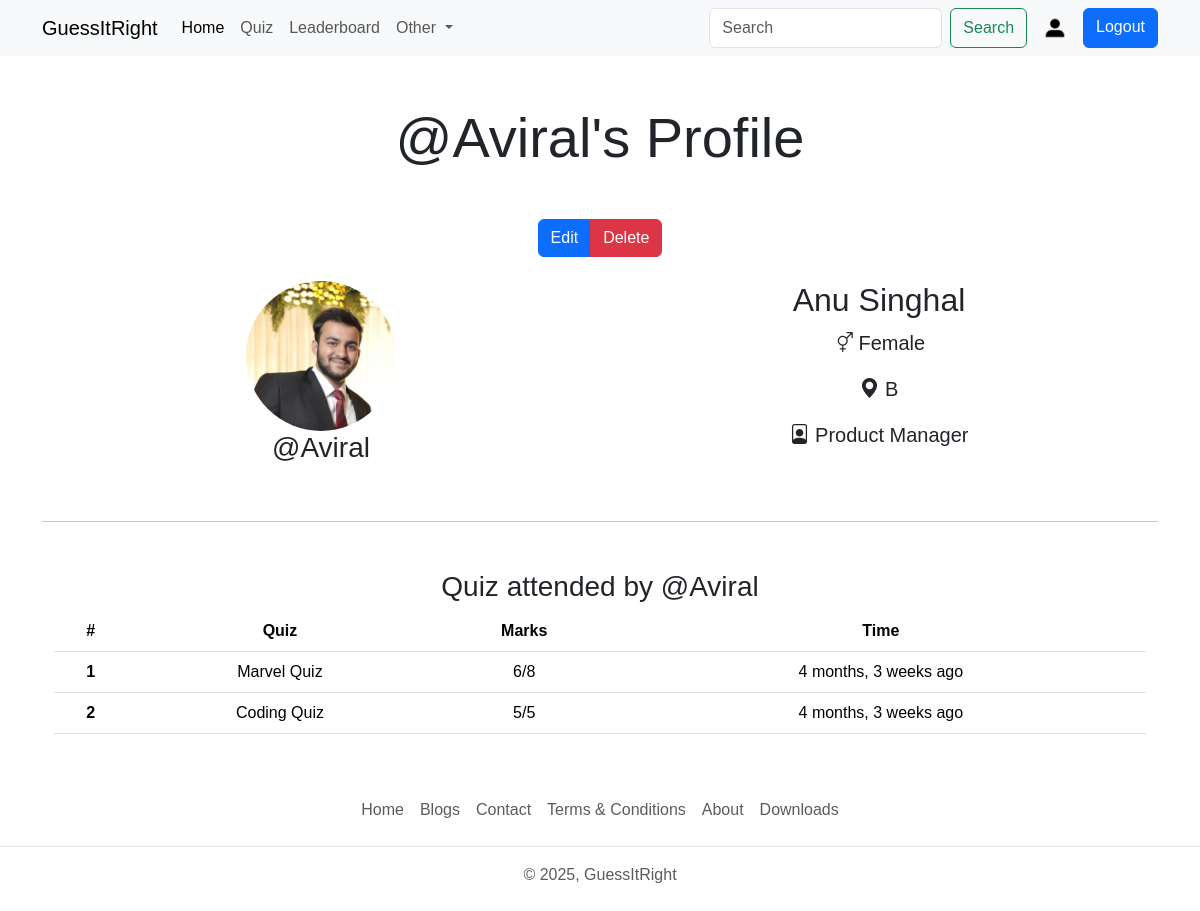
The page /user/profile/Aviral (signed in) on the database its author committed.
### account/models.py (models this page shows, shortened)
class Profile(models.Model):
    user = models.OneToOneField(User, on_delete=models.CASCADE, null=True, verbose_name= 'User Object')
    bio = models.TextField(blank=True, null=True)
    profile_image = models.ImageField(upload_to='profile_images', default='user.png', blank=True, null= True, verbose_name='Profile Picture')
    location = models.CharField(max_length=100, blank=True, null= True, verbose_name= 'Location')
    GENDER = [
        ('male', 'male') ,
        ('Female', 'Female'),
        ('Other', 'Other')
    ]
    gender = models.CharField(max_length=6, choices = GENDER, blank=True, null=True)

### quiz/models.py (models this page shows, shortened)
class QuizSubmission(models.Model) :
      user = models.ForeignKey(User, on_delete=models.CASCADE)
      quiz = models.ForeignKey(Quiz, on_delete=models.CASCADE)
      score = models.IntegerField()
      submitted_at = models.DateTimeField(auto_now_add=True)

class Quiz (models.Model) :
      title = models.CharField(max_length=255)
      description = models.TextField()
      category = models.ForeignKey(Category, on_delete=models.CASCADE)
      quiz_file = models.FileField(upload_to='quiz/')
      created_at = models.DateTimeField(auto_now_add=True)
      updated_at = models.DateTimeField(auto_now=True)
      class Meta :
            verbose_name_plural = 'Quizzes'

class Question(models.Model) :
      quiz = models.ForeignKey(Quiz, on_delete=models.CASCADE)
      text = models.TextField()

### account/views.py (the view)
# urls.py: path('profile/<str:username>', views.profile, name = 'profile') ,
@login_required
def profile(request, username):
    user_object2 = User.objects.get(username=username)
    user_profile2 = Profile.objects.get(user=user_object2)
    user_object = request.user
    user_profile = Profile.objects.get(user=user_object)
    submissions = QuizSubmission.objects.filter(user = user_object2).order_by('-submitted_at')
    context = {"user_profile": user_profile, "user_profile2": user_profile2, "submissions" : submissions}
    return render(request, "profile.html", context)

### templates/profile.html (shortened to what this page needs)
{% extends 'index.html' %}
{% block content %}
    <h1 class="display-4 text-center my-5">@{{user_profile2.user.username}}'s Profile</h1>
    <div class="container text-center">
        {% if request.user.username == user_profile2.user.username %}
        <div class="btn-group" role="group" aria-label="Basic mixed styles example">
            <a href="{% url 'edit_profile' %}" type="button" class="btn btn-primary">Edit</a>
            <a href="{% url 'delete_profile' %}" type="button" class="btn btn-danger">Delete</a>
        </div>
        {% endif %}
        <div class="container text-center my-4">
            <div class="row row-cols-sm-1 row-cols-md-2">
                <div class="col-12">
                    <img src="{{user_profile2.profile_image.url}}" alt="user-profile1" width="150" height="150" class="rounded-circle">
                    <h2 class="fs-3">@{{user_profile2.user.username}}</h2>
                </div>
                <div class="col-12">
                    <h2>{{user_profile2.user.first_name|default:"Full Name N.A."}} {{user_profile2.user.last_name}}</h2>
                    <p class="fs-5"><i class="bi bi-gender-ambiguous"></i> {{user_profile2.gender |default:'Gender N.A.'}}</p>
                    <p class="fs-5"><i class="bi bi-geo-alt-fill"></i> {{user_profile2.location|default:'Location N.A.'}}</p>
                    <p class="fs-5"><i class="bi bi-file-person"></i> {{user_profile2.bio|default:'No Bio Entered'}}</p>
                </div>
            </div>
        </div>
        <hr class="my-5">
        <div class="container">
            <div class="row row-cols-sm-1 row-cols-md-1 row-cols-lg-1 ">
                <div class="col-12">
                    <h3>Quiz attended by @{{user_profile2.user.username}}</h3>
                    <table class="table">
                        <thead>
                            <tr>
                                <th scope="col">#</th>
                                <th scope="col">Quiz</th>
                                <th scope="col">Marks</th>
                                <th scope="col">Time</th>
                            </tr>
                        </thead>
                        <tbody>
                            {% for submission in submissions %}
                            <tr>
                                <th scope="row">{{forloop.counter}}</th>
                                <td title="{{submission.quiz.title}}">{{submission.quiz.title|truncatewords:6}}</td>
                                <td>{{submission.score}}/{{submission.quiz.question_set.all|length}}</td>
                                <td>{{submission.submitted_at|timesince}} ago</td>
                            </tr>
                            {% endfor %}
                        </tbody>
                    </table>
                </div>
            </div>
        </div>
    </div>
{% endblock content %}

### static/css/style.css (style rules this page uses)
* { font-family: 'Trebuchet MS', 'Lucida Sans Unicode', 'Lucida Grande', 'Lucida Sans', Arial, sans-serif; }

### rows shown on the page
Profile: user.username "Aviral", profile_image (picture), user.first_name "Anu", user.last_name "Singhal", gender "Female", location "B", bio "Product Manager"
QuizSubmission: quiz "Marvel Quiz", score "6", quiz.question_set.all|length "8", submitted_at "4 months, 3 weeks"
QuizSubmission: quiz "Coding Quiz", score "5", quiz.question_set.all|length "5", submitted_at "4 months, 3 weeks"
